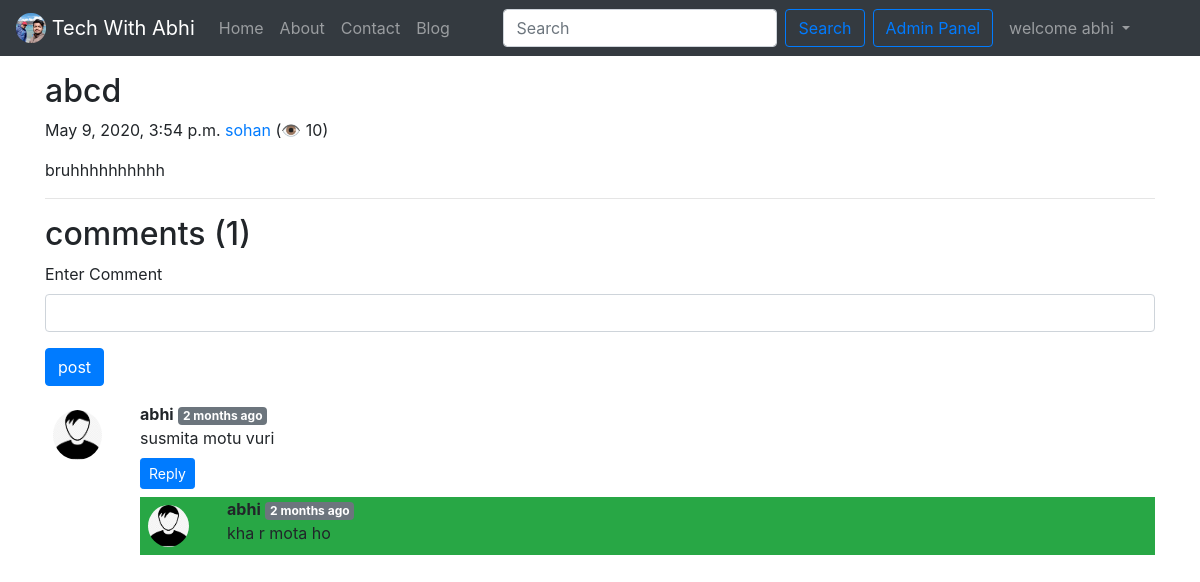
The page /blog/sohan (signed in) on the database its author committed.
### blog/models.py (models this page shows, shortened)
class Post(models.Model):
    sno = models.AutoField(primary_key = True)
    title = models.CharField(max_length=255)
    content = models.CharField(max_length=1000)
    author = models.CharField(max_length=100)
    slug = models.CharField(max_length=130)
    views = models.IntegerField(default=0)
    timeStamp = models.DateTimeField(blank=True)

class BlogComment(models.Model):
    sno = models.AutoField(primary_key = True)
    comment = models.TextField()
    user = models.ForeignKey(User, on_delete=models.CASCADE)
    post = models.ForeignKey(Post, on_delete=models.CASCADE)
    parent = models.ForeignKey('self', on_delete=models.CASCADE, null=True)
    timestamp = models.DateTimeField(auto_now_add=True)
    class Meta:
        ordering = ['-timestamp']

### blog/views.py (the view)
# urls.py: path('<str:slug>', views.blogPost , name='blogPost'),
def blogPost(request, slug):
    post = Post.objects.filter(slug = slug).first()
    post.views = post.views + 1
    post.save()
    comments = BlogComment.objects.filter(post=post, parent=None)
    replies = BlogComment.objects.filter(post=post).exclude(parent=None)
    replyDict= {}
    for reply in replies:
        if reply.parent.sno not in replyDict.keys():
            replyDict[reply.parent.sno] = [reply]
        else:
            replyDict[reply.parent.sno].append(reply)
    context = {"post": post, "comments": comments, "user": request.user, 'replyDict': replyDict}
    return render(request, 'blog/blogPost.html', context)

### blog/templatetags/extras.py (called while the page is built)
@register.filter(name='get_val')
def get_val(dict, key):
    return dict.get(key)

### templates/blog/blogPost.html (shortened to what this page needs)
{% extends 'base.html' %}
{% block body %}
{% load humanize %}
{% load extras %}
<div class="container my-3">
  <h2 class="blog-post-title">{{post.title}}</h2>
  <p class="blog-post-meta">{{post.timeStamp}} <a href="/about">{{post.author}}</a> (<span>👁 {{post.views}}</span>)</p>
  <p>{{post.content|safe}}</p>
  <hr>
</div>
<div class="container">
  <h2> comments ({{comments.count}}) </h2>
  <div class="my-2">
    {% if user.is_authenticated %}
    <form action="/blog/postComment" method="post">
      <div class="form-group">
        <label for="exampleInputEmail1">Enter Comment</label>
        <input type="text" class="form-control" name="comment" palceholder="Enter comment Here">
      </div>
      <button type="submit" class="btn btn-primary">post</button>
    </form>
  </div>
  {% else %}
  <button class="btn btn-sm btn-primary my-2" type="button" data-toggle="collapse"
          data-target="#replyBox{{comment.sno}}" aria-expanded="false" aria-controls="replyBox{{comment.sno}}"disabled>
          Log in To post comment
        </button>
  {% endif %}
  {% for comment in comments  %}
  <div class="row my-3">
    <div class="col-md-1">
      <img src="/static/img/user.png " class="rounded mx-auto d-block w-100 rounded-circle p-2" alt="user ">
    </div>
    <div class="col-md-11 rounded-circle">
      <b>{{comment.user.username}}</b> <span class="badge badge-secondary"> {{comment.timestamp|naturaltime}}</span>
      <div> {{comment.comment}} </div>
      <div class="reply mx-0">
       {% if user.is_authenticated %}
        <button class="btn btn-sm btn-primary my-2" type="button" data-toggle="collapse"
          data-target="#replyBox{{comment.sno}}" aria-expanded="false" aria-controls="replyBox{{comment.sno}}">
          Reply
        </button>
        {% else %}
         <button class="btn btn-sm btn-primary my-2" type="button" data-toggle="collapse"
          data-target="#replyBox{{comment.sno}}" aria-expanded="false" aria-controls="replyBox{{comment.sno}}"disabled>
          Log in To reply
        </button>
        {% endif %}
        <div class="replies bg-success">
          {% for reply in replyDict|get_val:comment.sno  %}
          <div class="row">
                         <div class="col-md-1">
                          <img src="/static/img/user.png " class="rounded mx-auto d-block w-100 rounded-circle p-2" alt="user ">
                         </div>
                         <div class="col-md-10">
                          <b>{{reply.user.username}}</b>
                          <span class="badge badge-secondary">  {{reply.timestamp|naturaltime}}
                            </span>
                            <div> {{reply.comment}} </div>
                         </div>
                         <br>
          </div>
          {% endfor %}
        </div>
      </div>
    </div>
  </div>
  {% endfor %}
</div>
{% endblock body %}

### templates/base.html (shortened to what this page needs)
<!doctype html>
<html lang="en">
<head>
  <link rel="stylesheet" href="https://stackpath.bootstrapcdn.com/bootstrap/4.4.1/css/bootstrap.min.css"
>
</head>
<body>
  <nav class="navbar navbar-expand-lg navbar-dark bg-dark">
    <a class="navbar-brand" href="/">
      <img src="/static/img/circle-cropped.png" width="30" height="30" class="d-inline-block align-top" alt="">
      Tech With Abhi</a>
    <div class="collapse navbar-collapse" id="navbarSupportedContent">
      <ul class="navbar-nav mr-auto">
        <li class="nav-item {% block homeactive%} {% endblock homeactive%}">
          <a class="nav-link" href="/">Home <span class="sr-only">(current)</span></a>
        </li>
        <li class="nav-item {% block aboutactive%} {% endblock aboutactive%}">
          <a class="nav-link" href="/about">About </a>
        </li>
        <li class="nav-item {% block contactactive%}  {% endblock contactactive%}">
          <a class="nav-link" href="/contact">Contact</a>
        </li>
        <li class="nav-item {% block blogactive%} {% endblock blogactive%}">
          <a class="nav-link" href="/blog">Blog</a>
        </li>
      </ul>
      <form method="get" action='/search' class="form-inline my-2 my-lg-0">
        <input class="form-control mr-sm-2" type="search" placeholder="Search" aria-label="Search" name="query"
          id="query">
        <button class="btn btn-outline-primary my-2 my-sm-0" type="submit">Search</button>
      </form>
      <a href="/admin" role="button" target="_blank" class="btn btn-outline-primary m-2 my-sm-0">Admin Panel</a>
      {% if user.is_authenticated %}
      <ul class="navbar-nav mr-auto">
        <li class="nav-item dropdown">
          <a class="nav-link dropdown-toggle" href="#" id="navbarDropdown" role="button" data-toggle="dropdown"
            aria-haspopup="true" aria-expanded="false">
            welcome {{request.user}}
          </a>
        </li>
      </ul>
      {% endif %}
    </div>
  </nav>
  {% block body %}
  {% endblock body %}
</body>
</html>

### rows shown on the page
Post: title "abcd", timeStamp "May 9, 2020, 3:54 p.m.", author "sohan", views "10", content "bruhhhhhhhhhh"
BlogComment: user.username "abhi", timestamp "2 months ago", comment "susmita motu vuri"
BlogComment: user.username "abhi", timestamp "2 months ago", comment "kha r mota ho"

### other values the page prints
{{ request.user }} "abhi"
{{ comments.count }} "1"
